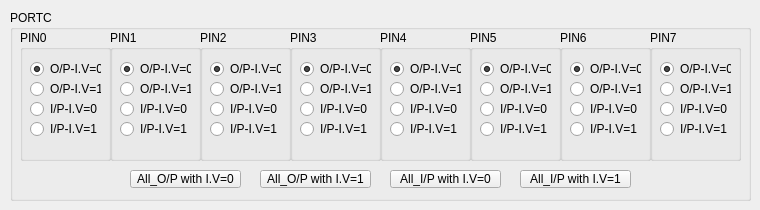
    <widget class="QWidget" name="PORTC_tab_2">
     <attribute name="title">
      <string>PORTC</string>
     </attribute>
     <widget class="QGroupBox" name="PORTC_groupBox_2">
      <property name="geometry">
       <rect>
        <x>10</x>
        <y>10</y>
        <width>741</width>
        <height>191</height>
       </rect>
      </property>
      <property name="title">
       <string>PORTC</string>
      </property>
      <widget class="QPushButton" name="All_Output_Init0_pushButton_20">
       <property name="geometry">
        <rect>
         <x>120</x>
         <y>160</y>
         <width>111</width>
         <height>18</height>
        </rect>
       </property>
       <property name="text">
        <string>All_O/P with I.V=0</string>
       </property>
      </widget>
      <widget class="QPushButton" name="All_Output_Init1_pushButton_20">
       <property name="geometry">
        <rect>
         <x>250</x>
         <y>160</y>
         <width>111</width>
         <height>18</height>
        </rect>
       </property>
       <property name="text">
        <string>All_O/P with I.V=1</string>
       </property>
      </widget>
      <widget class="QPushButton" name="All_Input_Init0_pushButton_20">
       <property name="geometry">
        <rect>
         <x>380</x>
         <y>160</y>
         <width>111</width>
         <height>18</height>
        </rect>
       </property>
       <property name="text">
        <string>All_I/P with I.V=0</string>
       </property>
      </widget>
      <widget class="QPushButton" name="All_Input_Init1_pushButton_20">
       <property name="geometry">
        <rect>
         <x>510</x>
         <y>160</y>
         <width>111</width>
         <height>18</height>
        </rect>
       </property>
       <property name="text">
        <string>All_I/P with I.V=1</string>
       </property>
      </widget>
      <widget class="QGroupBox" name="PIN1_groupBox_20">
       <property name="geometry">
        <rect>
         <x>100</x>
         <y>20</y>
         <width>91</width>
         <height>131</height>
        </rect>
       </property>
       <property name="title">
        <string>PIN1</string>
       </property>
       <widget class="QRadioButton" name="Output_init1_PIN1_radioButton_20">
        <property name="geometry">
         <rect>
          <x>10</x>
          <y>50</y>
          <width>71</width>
          <height>18</height>
         </rect>
        </property>
        <property name="text">
         <string>O/P-I.V=1</string>
        </property>
       </widget>
       <widget class="QRadioButton" name="Input_init0_PIN1_radioButton_20">
        <property name="geometry">
         <rect>
          <x>10</x>
          <y>70</y>
          <width>71</width>
          <height>18</height>
         </rect>
        </property>
        <property name="text">
         <string>I/P-I.V=0</string>
        </property>
       </widget>
       <widget class="QRadioButton" name="Input_init1_PIN1_radioButton_20">
        <property name="geometry">
         <rect>
          <x>10</x>
          <y>90</y>
          <width>71</width>
          <height>18</height>
         </rect>
        </property>
        <property name="text">
         <string>I/P-I.V=1</string>
        </property>
       </widget>
       <widget class="QRadioButton" name="Output_init0_PIN1_radioButton_20">
        <property name="geometry">
         <rect>
          <x>10</x>
          <y>30</y>
          <width>71</width>
          <height>18</height>
         </rect>
        </property>
        <property name="text">
         <string>O/P-I.V=0</string>
        </property>
        <property name="checked">
         <bool>true</bool>
        </property>
       </widget>
      </widget>
      <widget class="QGroupBox" name="PIN0_groupBox_19">
       <property name="geometry">
        <rect>
         <x>10</x>
         <y>20</y>
         <width>91</width>
         <height>131</height>
        </rect>
       </property>
       <property name="title">
        <string>PIN0</string>
       </property>
       <widget class="QRadioButton" name="Output_init1_PIN0_radioButton_20">
        <property name="geometry">
         <rect>
          <x>10</x>
          <y>50</y>
          <width>71</width>
          <height>18</height>
         </rect>
        </property>
        <property name="text">
         <string>O/P-I.V=1</string>
        </property>
       </widget>
       <widget class="QRadioButton" name="Input_init0_PIN0_radioButton_20">
        <property name="geometry">
         <rect>
          <x>10</x>
          <y>70</y>
          <width>71</width>
          <height>18</height>
         </rect>
        </property>
        <property name="text">
         <string>I/P-I.V=0</string>
        </property>
       </widget>
       <widget class="QRadioButton" name="Input_init1_PIN0_radioButton_21">
        <property name="geometry">
         <rect>
          <x>10</x>
          <y>90</y>
          <width>71</width>
          <height>18</height>
         </rect>
        </property>
        <property name="text">
         <string>I/P-I.V=1</string>
        </property>
       </widget>
       <widget class="QRadioButton" name="Output_init0_PIN0_radioButton_20">
        <property name="geometry">
         <rect>
          <x>10</x>
          <y>29</y>
          <width>71</width>
          <height>20</height>
         </rect>
        </property>
        <property name="text">
         <string>O/P-I.V=0</string>
        </property>
        <property name="checked">
         <bool>true</bool>
        </property>
       </widget>
      </widget>
      <widget class="QGroupBox" name="PIN4_groupBox_19">
       <property name="geometry">
        <rect>
         <x>370</x>
         <y>20</y>
         <width>91</width>
         <height>131</height>
        </rect>
       </property>
       <property name="title">
        <string>PIN4</string>
       </property>
       <widget class="QRadioButton" name="Output_init1_PIN4_radioButton_19">
        <property name="geometry">
         <rect>
          <x>10</x>
          <y>50</y>
          <width>71</width>
          <height>18</height>
         </rect>
        </property>
        <property name="text">
         <string>O/P-I.V=1</string>
        </property>
       </widget>
       <widget class="QRadioButton" name="Input_init0_PIN4_radioButton_19">
        <property name="geometry">
         <rect>
          <x>10</x>
          <y>70</y>
          <width>71</width>
          <height>18</height>
         </rect>
        </property>
        <property name="text">
         <string>I/P-I.V=0</string>
        </property>
       </widget>
       <widget class="QRadioButton" name="Input_init1_PIN4_radioButton_19">
        <property name="geometry">
         <rect>
          <x>10</x>
          <y>90</y>
          <width>71</width>
          <height>18</height>
         </rect>
        </property>
        <property name="text">
         <string>I/P-I.V=1</string>
        </property>
       </widget>
       <widget class="QRadioButton" name="Output_init0_PIN4_radioButton_19">
        <property name="geometry">
         <rect>
          <x>10</x>
          <y>30</y>
          <width>71</width>
          <height>18</height>
         </rect>
        </property>
        <property name="text">
         <string>O/P-I.V=0</string>
        </property>
        <property name="checked">
         <bool>true</bool>
        </property>
       </widget>
      </widget>
      <widget class="QGroupBox" name="PIN2_groupBox_19">
       <property name="geometry">
        <rect>
         <x>190</x>
         <y>20</y>
         <width>91</width>
         <height>131</height>
        </rect>
       </property>
       <property name="title">
        <string>PIN2</string>
       </property>
       <widget class="QRadioButton" name="Output_init1_PIN2_radioButton_19">
        <property name="geometry">
         <rect>
          <x>10</x>
          <y>50</y>
          <width>71</width>
          <height>18</height>
         </rect>
        </property>
        <property name="text">
         <string>O/P-I.V=1</string>
        </property>
       </widget>
       <widget class="QRadioButton" name="Input_init0_PIN2_radioButton_19">
        <property name="geometry">
         <rect>
          <x>10</x>
          <y>70</y>
          <width>71</width>
          <height>18</height>
         </rect>
        </property>
        <property name="text">
         <string>I/P-I.V=0</string>
        </property>
       </widget>
       <widget class="QRadioButton" name="Input_init1_PIN2_radioButton_19">
        <property name="geometry">
         <rect>
          <x>10</x>
          <y>90</y>
          <width>71</width>
          <height>18</height>
         </rect>
        </property>
        <property name="text">
         <string>I/P-I.V=1</string>
        </property>
       </widget>
       <widget class="QRadioButton" name="Output_init0_PIN2_radioButton_19">
        <property name="geometry">
         <rect>
          <x>10</x>
          <y>30</y>
          <width>71</width>
          <height>18</height>
         </rect>
        </property>
        <property name="text">
         <string>O/P-I.V=0</string>
        </property>
        <property name="checked">
         <bool>true</bool>
        </property>
       </widget>
      </widget>
      <widget class="QGroupBox" name="PIN5_groupBox_19">
       <property name="geometry">
        <rect>
         <x>460</x>
         <y>20</y>
         <width>91</width>
         <height>131</height>
        </rect>
       </property>
       <property name="title">
        <string>PIN5</string>
       </property>
       <widget class="QRadioButton" name="Output_init1_PIN5_radioButton_19">
        <property name="geometry">
         <rect>
          <x>10</x>
          <y>50</y>
          <width>71</width>
          <height>18</height>
         </rect>
        </property>
        <property name="text">
         <string>O/P-I.V=1</string>
        </property>
       </widget>
       <widget class="QRadioButton" name="Input_init0_PIN5_radioButton_19">
        <property name="geometry">
         <rect>
          <x>10</x>
          <y>70</y>
          <width>71</width>
          <height>18</height>
         </rect>
        </property>
        <property name="text">
         <string>I/P-I.V=0</string>
        </property>
       </widget>
       <widget class="QRadioButton" name="Input_init1_PIN5_radioButton_19">
        <property name="geometry">
         <rect>
          <x>10</x>
          <y>90</y>
          <width>71</width>
          <height>18</height>
         </rect>
        </property>
        <property name="text">
         <string>I/P-I.V=1</string>
        </property>
       </widget>
       <widget class="QRadioButton" name="Output_init0_PIN5_radioButton_19">
        <property name="geometry">
         <rect>
          <x>10</x>
          <y>30</y>
          <width>71</width>
          <height>18</height>
         </rect>
        </property>
        <property name="text">
         <string>O/P-I.V=0</string>
        </property>
        <property name="checked">
         <bool>true</bool>
        </property>
       </widget>
      </widget>
      <widget class="QGroupBox" name="PIN7_groupBox_19">
       <property name="geometry">
        <rect>
         <x>640</x>
         <y>20</y>
         <width>91</width>
         <height>131</height>
        </rect>
       </property>
       <property name="title">
        <string>PIN7</string>
       </property>
       <widget class="QRadioButton" name="Output_init1_PIN7_radioButton_19">
        <property name="geometry">
         <rect>
          <x>10</x>
          <y>50</y>
          <width>71</width>
          <height>18</height>
         </rect>
        </property>
        <property name="text">
         <string>O/P-I.V=1</string>
        </property>
       </widget>
       <widget class="QRadioButton" name="Input_init0_PIN7_radioButton_19">
        <property name="geometry">
         <rect>
          <x>10</x>
          <y>70</y>
          <width>71</width>
          <height>18</height>
         </rect>
        </property>
        <property name="text">
         <string>I/P-I.V=0</string>
        </property>
       </widget>
       <widget class="QRadioButton" name="Input_init1_PIN7_radioButton_19">
        <property name="geometry">
         <rect>
          <x>10</x>
          <y>90</y>
          <width>71</width>
          <height>18</height>
         </rect>
        </property>
        <property name="text">
         <string>I/P-I.V=1</string>
        </property>
       </widget>
       <widget class="QRadioButton" name="Output_init0_PIN7_radioButton_19">
        <property name="geometry">
         <rect>
          <x>10</x>
          <y>30</y>
          <width>71</width>
          <height>18</height>
         </rect>
        </property>
        <property name="text">
         <string>O/P-I.V=0</string>
        </property>
        <property name="checked">
         <bool>true</bool>
        </property>
       </widget>
      </widget>
      <widget class="QGroupBox" name="PIN6_groupBox_19">
       <property name="geometry">
        <rect>
         <x>550</x>
         <y>20</y>
         <width>91</width>
         <height>131</height>
        </rect>
       </property>
       <property name="title">
        <string>PIN6</string>
       </property>
       <widget class="QRadioButton" name="Output_init1_PIN6_radioButton_19">
        <property name="geometry">
         <rect>
          <x>10</x>
          <y>50</y>
          <width>71</width>
          <height>18</height>
         </rect>
        </property>
        <property name="text">
         <string>O/P-I.V=1</string>
        </property>
       </widget>
       <widget class="QRadioButton" name="Input_init0_PIN6_radioButton_19">
        <property name="geometry">
         <rect>
          <x>10</x>
          <y>70</y>
          <width>71</width>
          <height>18</height>
         </rect>
        </property>
        <property name="text">
         <string>I/P-I.V=0</string>
        </property>
       </widget>
       <widget class="QRadioButton" name="Input_init1_PIN6_radioButton_19">
        <property name="geometry">
         <rect>
          <x>10</x>
          <y>90</y>
          <width>71</width>
          <height>18</height>
         </rect>
        </property>
        <property name="text">
         <string>I/P-I.V=1</string>
        </property>
       </widget>
       <widget class="QRadioButton" name="Output_init0_PIN6_radioButton_19">
        <property name="geometry">
         <rect>
          <x>10</x>
          <y>30</y>
          <width>71</width>
          <height>18</height>
         </rect>
        </property>
        <property name="text">
         <string>O/P-I.V=0</string>
        </property>
        <property name="checked">
         <bool>true</bool>
        </property>
       </widget>
      </widget>
      <widget class="QGroupBox" name="PIN3_groupBox_19">
       <property name="geometry">
        <rect>
         <x>280</x>
         <y>20</y>
         <width>91</width>
         <height>131</height>
        </rect>
       </property>
       <property name="title">
        <string>PIN3</string>
       </property>
       <widget class="QRadioButton" name="Output_init1_PIN3_radioButton_19">
        <property name="geometry">
         <rect>
          <x>10</x>
          <y>50</y>
          <width>71</width>
          <height>18</height>
         </rect>
        </property>
        <property name="text">
         <string>O/P-I.V=1</string>
        </property>
       </widget>
       <widget class="QRadioButton" name="Input_init0_PIN3_radioButton_19">
        <property name="geometry">
         <rect>
          <x>10</x>
          <y>70</y>
          <width>71</width>
          <height>18</height>
         </rect>
        </property>
        <property name="text">
         <string>I/P-I.V=0</string>
        </property>
       </widget>
       <widget class="QRadioButton" name="Input_init1_PIN3_radioButton_19">
        <property name="geometry">
         <rect>
          <x>10</x>
          <y>90</y>
          <width>71</width>
          <height>18</height>
         </rect>
        </property>
        <property name="text">
         <string>I/P-I.V=1</string>
        </property>
       </widget>
       <widget class="QRadioButton" name="Output_init0_PIN3_radioButton_19">
        <property name="geometry">
         <rect>
          <x>10</x>
          <y>30</y>
          <width>71</width>
          <height>18</height>
         </rect>
        </property>
        <property name="text">
         <string>O/P-I.V=0</string>
        </property>
        <property name="checked">
         <bool>true</bool>
        </property>
       </widget>
      </widget>
     </widget>
    </widget>
